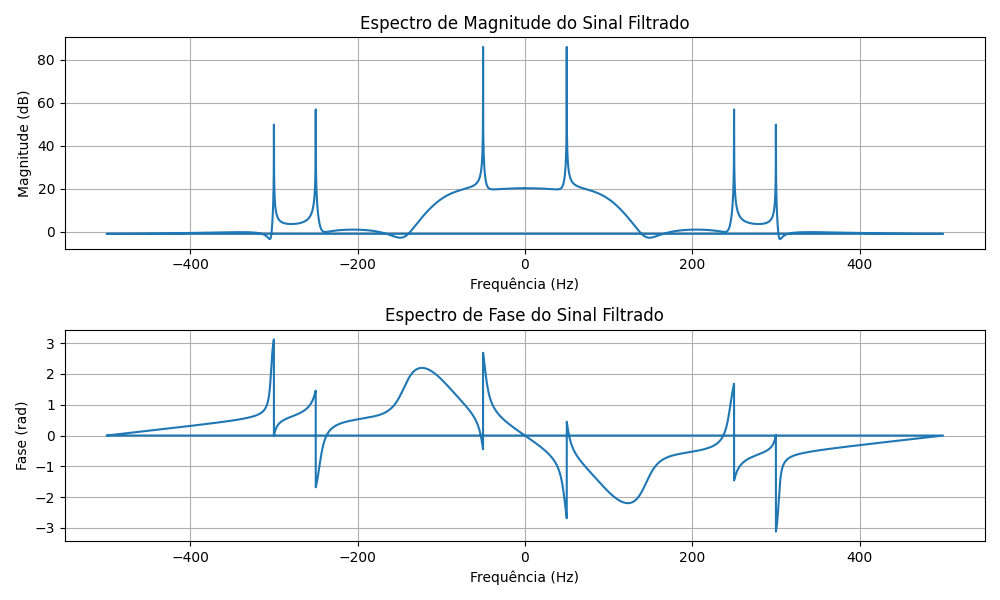

Reproduce this figure in Python.
import numpy as np
import matplotlib.pyplot as plt
from scipy import signal

# Definindo o sinal original
t = np.linspace(0, 20, 20000)  # Tempo de 0 a 20 segundos com 1 kHz de taxa de amostragem
y = 10 * np.sin(600 * np.pi * t) + 2 * np.sin(100 * np.pi * t) + 6 * np.cos(500 * np.pi * t)

# Definindo os parâmetros do filtro passa-baixa
f_corte = 650  # Frequência de corte em rad/s
w_corte = f_corte / (2 * np.pi)  # Frequência de corte em Hz

# Projetando o filtro passa-baixa digital
b, a = signal.butter(4, w_corte, btype='low', analog=False, fs=1000)

# Aplicando o filtro ao sinal
y_filtrado = signal.lfilter(b, a, y)

# Calculando a Transformada de Fourier do sinal filtrado
fft_y_filtrado = np.fft.fft(y_filtrado)
freq = np.fft.fftfreq(len(y_filtrado), d=1/1000)  # Frequências correspondentes à FFT

# Espectro de magnitude do sinal filtrado
magnitude_filtrado = np.abs(fft_y_filtrado)
magnitude_db_filtrado = 20 * np.log10(magnitude_filtrado)  # Convertendo para dB

# Espectro de fase do sinal filtrado
phase_filtrado = np.angle(fft_y_filtrado)

# Plotando o espectro de magnitude do sinal filtrado
plt.figure(figsize=(10, 6))
plt.subplot(2, 1, 1)
plt.plot(freq, magnitude_db_filtrado)
plt.title('Espectro de Magnitude do Sinal Filtrado')
plt.xlabel('Frequência (Hz)')
plt.ylabel('Magnitude (dB)')
plt.grid()

# Plotando o espectro de fase do sinal filtrado
plt.subplot(2, 1, 2)
plt.plot(freq, phase_filtrado)
plt.title('Espectro de Fase do Sinal Filtrado')
plt.xlabel('Frequência (Hz)')
plt.ylabel('Fase (rad)')
plt.grid()

plt.tight_layout()
plt.show()
